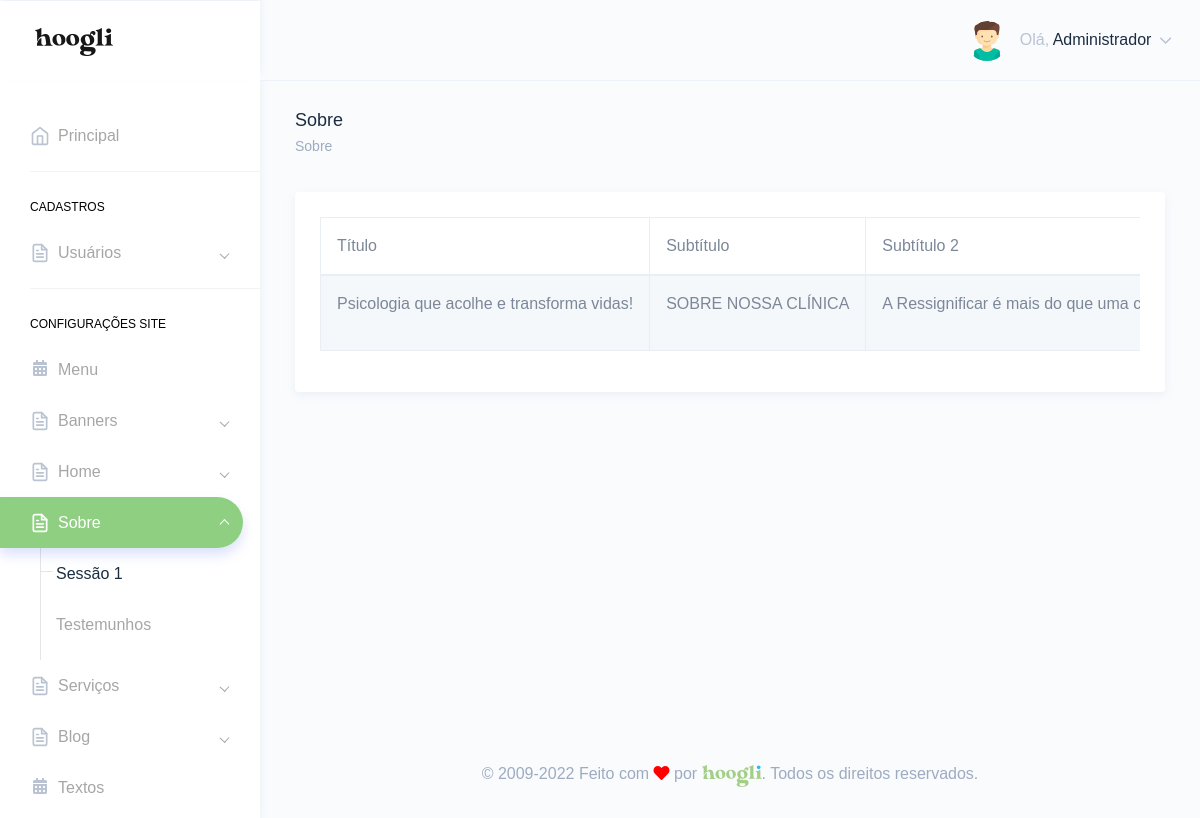
The page /painel/about.php (signed in) on the database its author committed.
### tables this page shows
CREATE TABLE `tbl_usuarios` (
  `id` int(11) NOT NULL,
  `nome` varchar(250) DEFAULT NULL,
  `email` varchar(250) DEFAULT NULL,
  `telefone` varchar(250) DEFAULT NULL,
  `endereco` varchar(250) DEFAULT NULL,
  `cpf` varchar(100) DEFAULT NULL,
  `login` varchar(100) DEFAULT NULL,
  `senha` varchar(100) DEFAULT NULL,
  `foto` varchar(250) DEFAULT NULL,
  `id_cargo` int(11) DEFAULT NULL,
  `sexo` varchar(2) DEFAULT NULL,
  `perm_cad_usuario` varchar(2) DEFAULT NULL,
  `perm_relatorio` varchar(2) DEFAULT NULL,
  `perm_add_usuario` varchar(2) DEFAULT NULL,
  `perm_edit_usuario` varchar(2) DEFAULT NULL,
  `perm_del_usuario` varchar(2) DEFAULT NULL,
  `perm_cad_contato` varchar(2) DEFAULT NULL,
  `perm_edit_contato` varchar(2) DEFAULT NULL,
  `perm_del_contato` varchar(2) DEFAULT NULL,
  `perm_edit_contato_nf` varchar(3) DEFAULT NULL,
  `perm_pag_principal_rm` varchar(2) DEFAULT NULL,
  `perm_pag_principal_uc` varchar(2) DEFAULT NULL,
  `admin_geral` varchar(2) DEFAULT NULL,
  `data_frase` date DEFAULT NULL,
  `id_frase` int(11) DEFAULT NULL,
  `frase_lida` varchar(2) DEFAULT NULL
);

CREATE TABLE `tbl_about` (
  `id` int(11) NOT NULL,
  `titulo` varchar(50) NOT NULL,
  `subtitulo` varchar(50) NOT NULL,
  `subtitulo2` varchar(100) NOT NULL,
  `texto` varchar(500) NOT NULL,
  `titulo1` varchar(20) NOT NULL,
  `texto1` varchar(70) NOT NULL,
  `titulo2` varchar(20) NOT NULL,
  `texto2` varchar(70) NOT NULL,
  `foto` varchar(100) DEFAULT NULL,
  `titulo3` varchar(50) NOT NULL,
  `item1` varchar(50) NOT NULL,
  `item2` varchar(50) NOT NULL,
  `item3` varchar(50) NOT NULL,
  `item4` varchar(50) NOT NULL,
  `subtitulo3` varchar(30) NOT NULL,
  `titulo4` varchar(30) NOT NULL,
  `texto3` varchar(250) NOT NULL,
  `nome1` varchar(30) NOT NULL,
  `profissao1` varchar(30) NOT NULL,
  `foto1` varchar(100) DEFAULT NULL,
  `nome2` varchar(30) NOT NULL,
  `profissao2` varchar(30) NOT NULL,
  `foto2` varchar(100) DEFAULT NULL,
  `nome3` varchar(30) NOT NULL,
  `profissao3` varchar(30) NOT NULL,
  `foto3` varchar(100) DEFAULT NULL,
  `titulo5` varchar(20) DEFAULT NULL,
  `texto4` varchar(70) DEFAULT NULL
);

### Connection/con-pdo.php (called while the page is built, shortened)
<?php
$conInstanciada = '';
if(empty($conInstanciada)) {
	class Conexao {
		private static $pdo;
		public static function getInstance() {
		if (!isset(self::$pdo)) {
		 try {
		  $opcoes = array(PDO::MYSQL_ATTR_INIT_COMMAND => 'SET NAMES utf8', PDO::ATTR_PERSISTENT => TRUE);
		  self::$pdo = new PDO("mysql:host=" . HOST . "; dbname=" . DBNAME . "; charset=" . CHARSET . ";", USER, PASSWORD, $opcoes);
		  self::$pdo->setAttribute(PDO::ATTR_ERRMODE, PDO::ERRMODE_EXCEPTION);
		 } catch (PDOException $e) {
		  print "Erro: " . $e->getMessage();
		 }
		}
		return self::$pdo;
		}
	}
}

### Class/acesso.class.php (called while the page is built, shortened)
<?php
$AcessoInstanciada = '';
if(empty($AcessoInstanciada)) {
	if(file_exists('Connection/conexao.php')) {
		require_once('Connection/con-pdo.php');
		require_once('Class/funcoes.php');
	} else {
		require_once('../Connection/con-pdo.php');
		require_once('../Class/funcoes.php');
	}
	class Acesso {
		private $pdo = null;
		private static $Acesso = null;
		private function __construct($conexao){
			$this->pdo = $conexao;
		}
		public static function getInstance($conexao){
			if (!isset(self::$Acesso)):
				self::$Acesso = new Acesso($conexao);
			endif;
			return self::$Acesso;
		}
		function rsDados($id='', $idCargo='', $orderBy='', $limite='') {
			$sqlLimite = '';
			$sqlOrdem = '';
			$sql = '';
			$nCampos = 0;
			if(!empty($id)) {
				$sql .= " and id = ?";
				$nCampos++;
				$campo[$nCampos] = $id;
			}
			try{
				$sql = "SELECT * FROM tbl_usuarios where 1=1 $sql $sqlOrdem $sqlLimite";
				$stm = $this->pdo->prepare($sql);
				for($i=1; $i<=$nCampos; $i++) {
					$stm->bindValue($i, $campo[$i]);
				}
				$stm->execute();
				$rsDados = $stm->fetchAll(PDO::FETCH_OBJ);
				if($id <> '' or $limite == 1) {
					return($rsDados[0]);
				} else {
					return($rsDados);
				}
			} catch(PDOException $erro){
				echo $erro->getMessage();
			}
		}
	}
}

### painel/verifica.php (called while the page is built, shortened)
<?php
include "../Class/acesso.class.php";
$verificaRestrito = Acesso::getInstance(Conexao::getInstance());
include "../Class/about.class.php";
$about = About::getInstance(Conexao::getInstance());
$verificaRestrito->restritoAdmin();
$dadosUsuarioLogado = $verificaRestrito->rsDados($_SESSION['dadosLogado']->id);
?>

### Class/funcoes.php (called while the page is built, shortened)
<?php
  function icone_genero($genero) {
    switch ($genero) {
      case "M": return "assets/images/avatars/boy.svg"; break;
    }
  }
?>

### Class/about.class.php (called while the page is built, shortened)
<?php
$AboutInstanciada = '';
if(empty($AboutInstanciada)) {
	if(file_exists('Connection/conexao.php')) {
		require_once('Connection/con-pdo.php');
		require_once('Class/funcoes.php');
	} else {
		require_once('../Connection/con-pdo.php');
		require_once('../Class/funcoes.php');
	}
	class About {
		private $pdo = null;
		private static $About = null;
		private function __construct($conexao){
			$this->pdo = $conexao;
		}
		public static function getInstance($conexao){
			if (!isset(self::$About)):
				self::$About = new About($conexao);
			endif;
			return self::$About;
		}
		function rsDados($id='', $orderBy='', $limite='', $destaque='', $categoria='') {
			$nCampos = 0;
			$sql = '';
			$sqlOrdem = '';
			$sqlLimite = '';
			try{
				$sql = "SELECT * FROM tbl_about where 1=1 $sql $sqlOrdem $sqlLimite";
				$stm = $this->pdo->prepare($sql);
				for($i=1; $i<=$nCampos; $i++) {
					$stm->bindValue($i, $campo[$i]);
				}
				$stm->execute();
				$rsDados = $stm->fetchAll(PDO::FETCH_OBJ);
				if($id <> '' or $limite == 1) {
					return($rsDados[0]);
				} else {
					return($rsDados);
				}
			} catch(PDOException $erro){
				echo $erro->getMessage();
			}
		}
	}
}

### painel/about.php (the view, shortened to what this page needs)
<?php include "verifica.php";
$puxaAbout = $about->rsDados();
?>
<!DOCTYPE html>
<html dir="ltr" lang="pt-br">
<head>
    <link href="dist/css/style.min.css" rel="stylesheet">
</head>
<body>
    <div id="main-wrapper" data-theme="light" data-layout="vertical" data-navbarbg="skin6" data-sidebartype="full" data-sidebar-position="fixed" data-header-position="fixed" data-boxed-layout="full">
      <?php include "header.php";?>
       <?php include "inc-menu-lateral.php";?>
        <div class="page-wrapper">
            <div class="page-breadcrumb">
                <div class="row">
                    <div class="col-7 align-self-center">
                        <h4 class="page-title text-truncate text-dark font-weight-medium mb-1">Sobre</h4>
                        <div class="d-flex align-items-center">
                            <nav aria-label="breadcrumb">
                                <ol class="breadcrumb m-0 p-0">
                                    <li class="breadcrumb-item"><a href="." class="text-muted">Sobre</a></li>
                                </ol>
                            </nav>
                        </div>
                    </div>
                </div>
            </div>
            <div class="container-fluid">
                <div class="row">
                    <div class="col-12">
                        <div class="card">
                            <div class="card-body">
                                <div class="table-responsive">
                                    <table id="zero_config" class="table table-striped table-bordered no-wrap">
                                        <thead>
                                            <tr>
                                                <th>Título</th>
                                                <th>Subtítulo</th>
                                                <th>Subtítulo 2</th>
                                            </tr>
                                        </thead>
                                        <tbody>
                                            <?php
                                            if(count($puxaAbout) > 0){
                                            foreach($puxaAbout as $about){?>
                                            <tr>
                                                <td><?php echo $about->titulo;?></td>
                                                <td><?php echo $about->subtitulo;?></td>
                                                <td><?php echo $about->subtitulo2;?></td>
                                            </tr>
                                            <?php } }?>
                                        </tbody>
                                    </table>
                                </div>
                            </div>
                        </div>
                    </div>
                </div>
            </div>
        <?php include "footer.php";?>
        </div>
    </div>
</body>
</html>

### painel/header.php (shortened to what this page needs)
<header class="topbar" data-navbarbg="skin6">
            <nav class="navbar top-navbar navbar-expand-md">
                <div class="navbar-header" data-logobg="skin6">
                    <div class="navbar-brand">
                        <a href=".">
                            <span class="logo-text">
                                <img src="assets/images/hoogli_logo.png" alt="homepage" class="dark-logo" />
                            </span>
                        </a>
                    </div>
                </div>
                <div class="navbar-collapse collapse" id="navbarSupportedContent">
                    <ul class="navbar-nav float-right">
                        <li class="nav-item dropdown">
                            <a class="nav-link dropdown-toggle" href="javascript:void(0)" data-toggle="dropdown"
                                aria-haspopup="true" aria-expanded="false">
                                <?php if(!empty($dadosUsuarioLogado->foto)){?>
                                <img src="../img/<?php echo $dadosUsuarioLogado->foto;?>" alt="<?php echo $dadosUsuarioLogado->nome;?>" class="rounded-circle" width="40">
                                <?php }else{?>
                                <img src="<?php echo icone_genero($dadosUsuarioLogado->sexo);?>" alt="<?php echo $dadosUsuarioLogado->nome;?>" class="rounded-circle" width="40">
                                <?php }?>
                                <span class="ml-2 d-none d-lg-inline-block"><span>Olá,</span> <span
                                        class="text-dark"><?php echo $dadosUsuarioLogado->nome;?></span> <i data-feather="chevron-down"
                                        class="svg-icon"></i></span>
                            </a>
                        </li>
                    </ul>
                </div>
            </nav>
        </header>

### rows shown on the page
tbl_usuarios: nome "Administrador"
tbl_about: titulo "Psicologia que acolhe e transforma vidas!", subtitulo "SOBRE NOSSA CLÍNICA", subtitulo2 "A Ressignificar é mais do que uma…"
